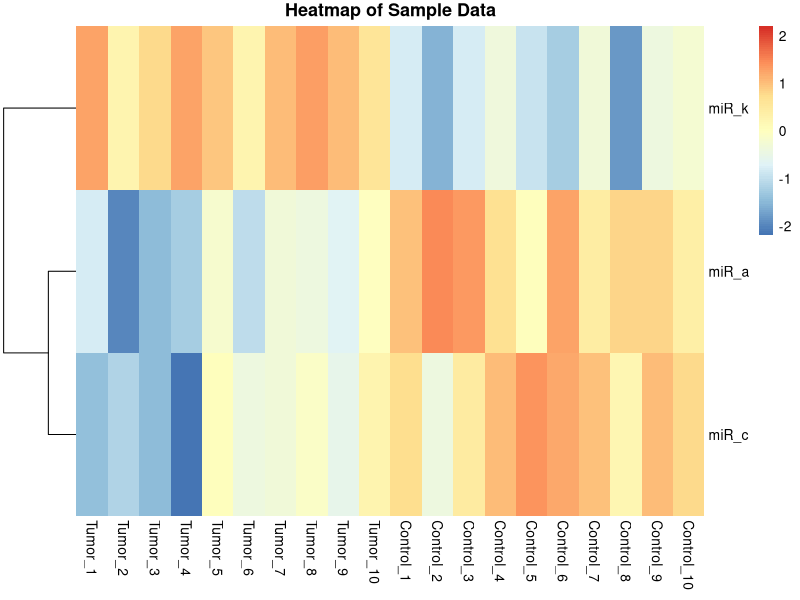
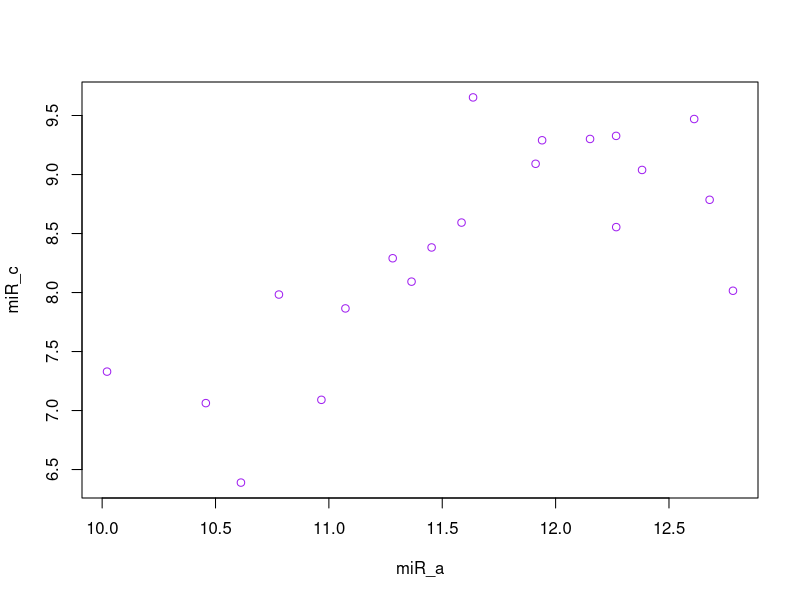
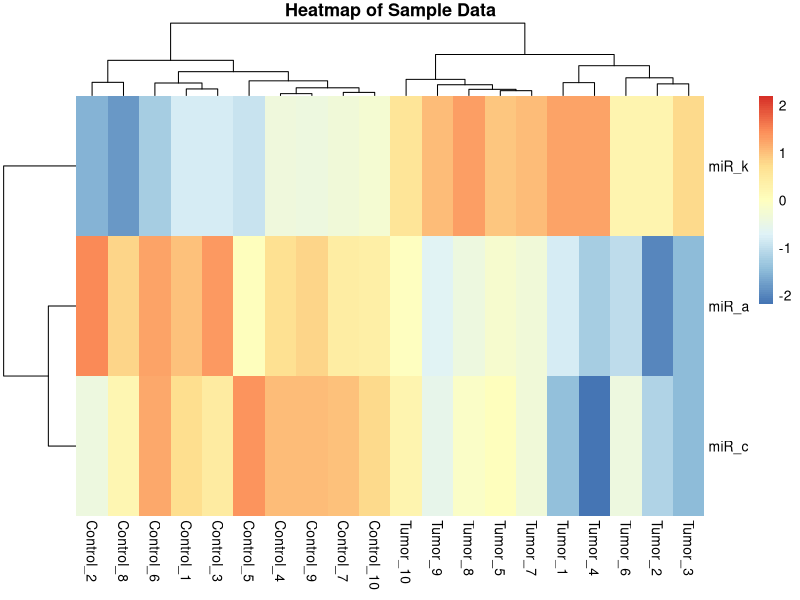
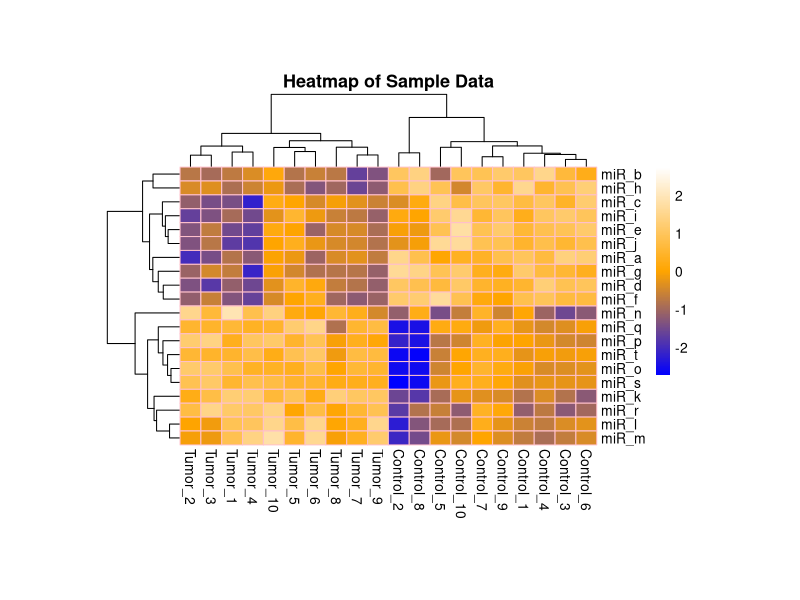
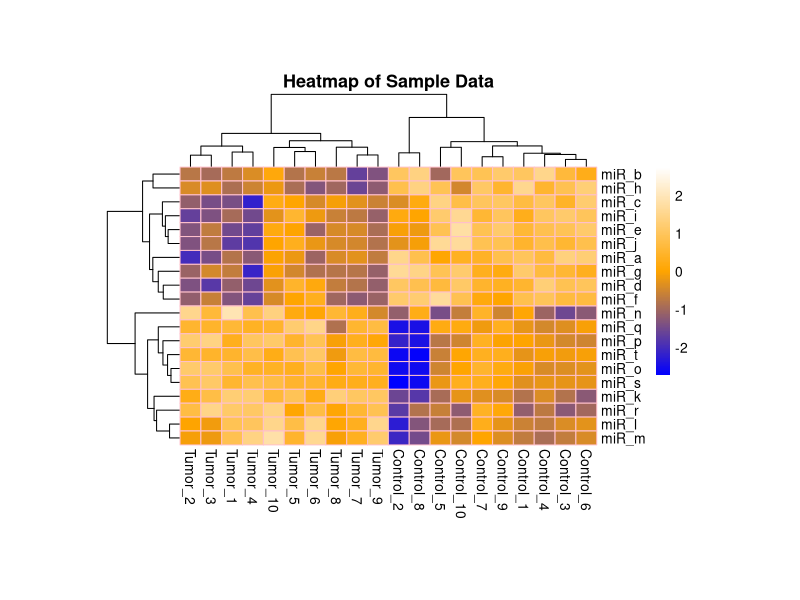

Write R code to recreate these figures, in order.
## ---- chunk 1
knitr::opts_chunk$set(echo = TRUE)
## ---- chunk 2
dir()
smalldata <- read.table("small_data.txt", header=T, row.names=1, stringsAsFactors=F)
str(smalldata)
## ---- chunk 3
install.packages('pheatmap')
## ---- chunk 4
library(pheatmap)
## ---- chunk 5
?pheatmap
## ---- chunk 6
is.matrix(smalldata)
## ---- chunk 7
smalldata_heatmap <- as.matrix(smalldata)
str(smalldata_heatmap)
is.matrix(smalldata_heatmap)
## ---- chunk 8
smalldata_heatmap = log(smalldata_heatmap+1)
## ---- chunk 9
m_smalldata_heatmap <- smalldata_heatmap[c(1, 3, 11),]
m_smalldata_heatmap
## ---- chunk 10
pheatmap(m_smalldata_heatmap, scale="row", cluster_cols=F, border_color=NA,
         main="Heatmap of Sample Data")

## ---- chunk 11
cor(
  m_smalldata_heatmap[1,], m_smalldata_heatmap[2,])
## ---- chunk 12
plot(
  m_smalldata_heatmap[1,], m_smalldata_heatmap[2,],
  xlab="miR_a", ylab="miR_c", col="purple"
)
## ---- chunk 13

## ---- chunk 14
cor(
  m_smalldata_heatmap[1,], m_smalldata_heatmap[3,])
## ---- chunk 15
pheatmap(m_smalldata_heatmap, scale="row", border_color=NA, main="Heatmap of Sample Data")

#lets make it look pretty!
pheatmap(smalldata_heatmap, scale="row", cellwidth=15, cellheight=10,
         color=colorRampPalette(c("blue","orange","white"))(256),
         border_color="pink", main="Heatmap of Sample Data")

## ---- chunk 16
pheatmap(smalldata_heatmap, scale="row", cellwidth=15, cellheight=10,
         color=colorRampPalette(c("blue","orange","white"))(256),
         border_color="pink", main="Heatmap of Sample Data", )
## ---- chunk 17

